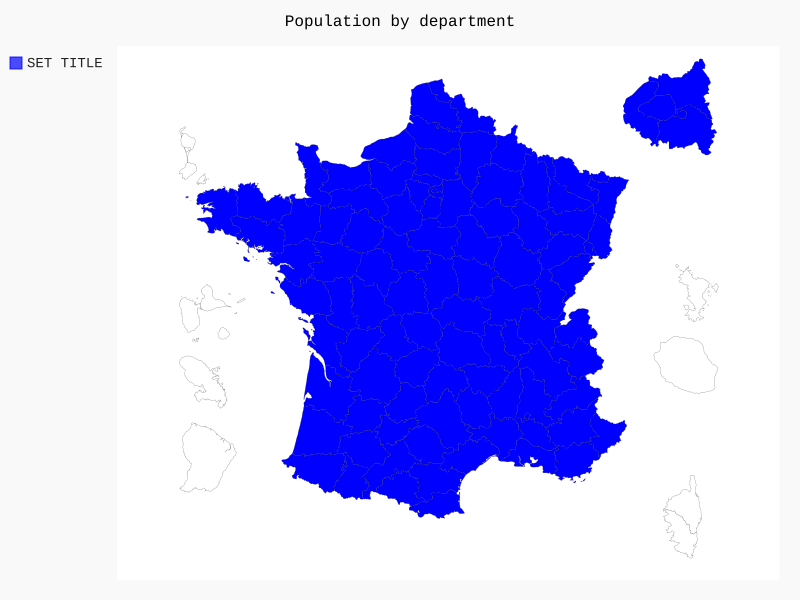

This figure's Python source:
import pygal.maps.fr
import numpy as np
from pygal.style import Style
def neigbours(x,vectDep,Matrix):    '''Fuction to get the corresponding neighbour list from the neighbours matrix'''
    neigh=[]
    for y in Matrix[x]:
        if (Matrix[x][y]==1):
            neigh.append(y)
    return neigh
def SetNeighbours(Matrix): '''Creates the matrix vector with the n-tuples and the neighbors matrix''' '''À modifier selon préferences'''
    Matrixin= []
    Matrixin.append((38,73,74,39,71,69)) #1
    Matrixin.append((59,80,60,77,71,8)) #2
    Matrixin.append((42,71,58,18,23,63))    #3
    Matrixin.append((83,6,5,26,84,13))  #4
    Matrixin.append((4,26,38,73))   #5
    Matrixin.append((83,4,20))  #6
    Matrixin.append((48,30,84,26,38,69,43)) #7
    Matrixin.append((55,51,2,59))   #8
    Matrixin.append((31,11,66)) #9
    Matrixin.append((89,21,52,51,77))   #10
    Matrixin.append((9,31,81,34))   #11
    Matrixin.append((34,30,48,15,46,82,81)) #12
    Matrixin.append((30,84,83,20))  #13
    Matrixin.append((27,61,50)) #14
    Matrixin.append((48,43,63,19,46,12))    #15
    Matrixin.append((17,79,86,87,24))   #16
    Matrixin.append((85,79,16,33))  #17
    Matrixin.append((36,41,45,89,58,3,23))  #18
    Matrixin.append((23,87,24,46,15,63))    #19
    Matrixin.append((13,83,6))  #20
    Matrixin.append((10,89,58,71,39,70,52)) #21
    Matrixin.append((29,56,35)) #22
    Matrixin.append((87,19,63,3,18,36)) #23
    Matrixin.append((17,16,87,19,46,47,33)) #24
    Matrixin.append((39,70,90)) #25
    Matrixin.append((84,4,5,38,69,7))   #26
    Matrixin.append((76,60,96,78,28,61,14)) #27
    Matrixin.append((27,78,91,45,41,72,61)) #28
    Matrixin.append((22,56))    #29
    Matrixin.append((34,12,48,7,26,84,13))  #30
    Matrixin.append((65,32,82,81,11,9)) #31
    Matrixin.append((31,65,64,40,47,82))    #32
    Matrixin.append((17,24,47,40))  #33
    Matrixin.append((11,81,12,30))  #34
    Matrixin.append((50,53,49,44,56,22))    #35
    Matrixin.append((37,41,18,23,87,86))    #36
    Matrixin.append((41,36,86,49,72))   #37
    Matrixin.append((5,73,1,69,7,26,5)) #38
    Matrixin.append((1,71,21,70,25))    #39
    Matrixin.append((33,47,32,64))  #40
    Matrixin.append((72,37,36,18,45,28))    #41
    Matrixin.append((43,69,71,3,63))    #42
    Matrixin.append((48,7,69,42,63,15)) #43
    Matrixin.append((56,35,53,49,85))   #44
    Matrixin.append((91,77,28,41,18,58,89)) #45
    Matrixin.append((15,19,24,47,82,12))    #46
    Matrixin.append((33,40,32,82,46,24))    #47
    Matrixin.append((12,30,7,43,15)) #48
    Matrixin.append((44,53,72,37,86,79,85)) #49
    Matrixin.append((14,61,53,35))  #50
    Matrixin.append((2,77,10,52,55,8))  #51
    Matrixin.append((21,70,88,55,51,10))    #52
    Matrixin.append((49,72,61,50,35,44))    #53
    Matrixin.append((57,67,88,55))  #54
    Matrixin.append((54,88,52,51,8))    #55
    Matrixin.append((29,22,35,44))  #56
    Matrixin.append((67,88,54)) #57
    Matrixin.append((3,71,21,89,45,18)) #58
    Matrixin.append((2,80,62,8))    #59
    Matrixin.append((2,80,76,27,95,77)) #60
    Matrixin.append((14,27,28,72,53,60))    #61
    Matrixin.append((80,59,2))  #62
    Matrixin.append((15,43,42,3,23,19)) #63
    Matrixin.append((40,32,65))   #64
    Matrixin.append((64,32,31)) #65
    Matrixin.append((9,11)) #66
    Matrixin.append((68,88,54,57))  #67
    Matrixin.append((90,70,88,67))  #68
    Matrixin.append((1,71,42,43,7,26,38))   #69
    Matrixin.append((21,39,25,90,88,52))    #70
    Matrixin.append((3,42,69,1,39,21,58))   #71
    Matrixin.append((28,61,53,49,37,41))    #72
    Matrixin.append((74,1,38,5))    #73
    Matrixin.append((73,1)) #74
    Matrixin.append((92,93,94)) #75
    Matrixin.append((80,60,27)) #76
    Matrixin.append((89,10,51,2,60,95,91,45))   #77
    Matrixin.append((95,27,28,91,92))   #78
    Matrixin.append((17,85,28,91,92))   #79
    Matrixin.append((62,59,2,60,76)) #80
    Matrixin.append((11,34,12,82,31))   #81
    Matrixin.append((32,31,81,12,46,47)) #82
    Matrixin.append((13,84,4,6,20)) #83
    Matrixin.append((13,4,26,7,30)) #84
    Matrixin.append((44,49,79,17))  #85
    Matrixin.append((36,37,49,79,16,87))    #86
    Matrixin.append((23,19,24,16,86))   #87
    Matrixin.append((70,90,68,67,57,54,55,52))  #88
    Matrixin.append((58,21,10,77,45))   #89
    Matrixin.append((25,70,88,68))  #90
    Matrixin.append((25,70,88,68))  #91
    Matrixin.append((75,95,78,93))  #92
    Matrixin.append((92,95,94)) #93
    Matrixin.append((77,75,92,93,91))   #94
    Matrixin.append((78,27,60,93,92))   #95
    for i in np.arange(1):
        for j in np.arange(len(Matrixin[i])):
            index=Matrixin[i][j]
            Matrix[i][index-1]=1
    return
Departments = np.zeros(95)
Neighbours = np.zeros((95,95))
SetNeighbours(Neighbours)
custom_style = Style( '''Fuction to set the colors in red'''
  #background='transparent',
  #plot_background='transparent',
  #foreground='#53E89B',
  #foreground_strong='#53A0E8',
  #foreground_subtle='#630C0D',
  #opacity='.6',
  #opacity_hover='.9',
  #transition='400ms ease-in',
  #colors=('#E853A0', '#E8537A', '#E95355', '#E87653', '#E89B53'))
  colors=('#0000FF', '#FF0000'))
fr_chart = pygal.maps.fr.Departments(human_readable=True,style=custom_style)
fr_chart.title = 'Population by department'
fr_chart.add('SET TITLE', {'01': Departments[0], '02': Departments[1], '03': Departments[2], '04': Departments[3], '05': Departments[4], '06': Departments[5], '07': Departments[6], '08': Departments[7], '09': Departments[8], '10': Departments[9], '11': Departments[10], '12': Departments[11], '13': Departments[12], '14': Departments[13], '15': Departments[14], '16': Departments[15], '17': Departments[16], '18': Departments[17], '19': Departments[18], '20': Departments[19], '21': Departments[20], '22': Departments[21], '23': Departments[22], '24': Departments[23], '25': Departments[24], '26': Departments[25], '27': Departments[26], '28': Departments[27], '29': Departments[28], '30': Departments[29], '31': Departments[30], '32': Departments[31], '33': Departments[32], '34': Departments[33], '35': Departments[34], '36': Departments[35], '37': Departments[36], '38': Departments[37], '39': Departments[38], '40': Departments[39], '41': Departments[40], '42': Departments[41], '43': Departments[42], '44': Departments[43], '45': Departments[44], '46': Departments[45], '47': Departments[46], '48': Departments[47], '49': Departments[48], '50': Departments[49], '51': Departments[50], '52': Departments[51], '53': Departments[52], '54': Departments[53], '55': Departments[54], '56': Departments[55], '57': Departments[56], '58': Departments[57], '59': Departments[58], '60': Departments[59], '61': Departments[60], '62': Departments[61], '63': Departments[62], '64': Departments[63], '65': Departments[64], '66': Departments[65], '67': Departments[66], '68': Departments[67], '69': Departments[68], '70': Departments[69], '71': Departments[70], '72': Departments[71], '73': Departments[72], '74': Departments[73], '75': Departments[74], '76': Departments[75], '77': Departments[76], '78': Departments[77], '79': Departments[78], '80': Departments[79], '81': Departments[80], '82': Departments[81], '83': Departments[82], '84': Departments[83], '85': Departments[84], '86': Departments[85], '87': Departments[86], '88': Departments[87], '89': Departments[88], '90': Departments[89], '91': Departments[90], '92': Departments[91], '93': Departments[92], '94': Departments[93], '95': Departments[94]})
fr_chart.render_to_file('departments.svg')



    


    
